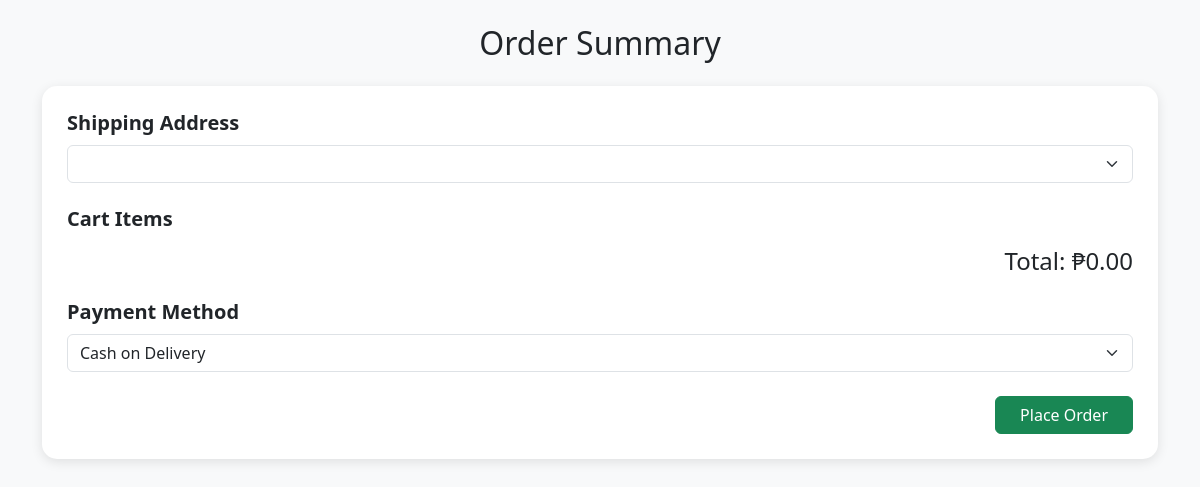
The page /ordersummary.php?user_id=6 on the database as committed earlier.
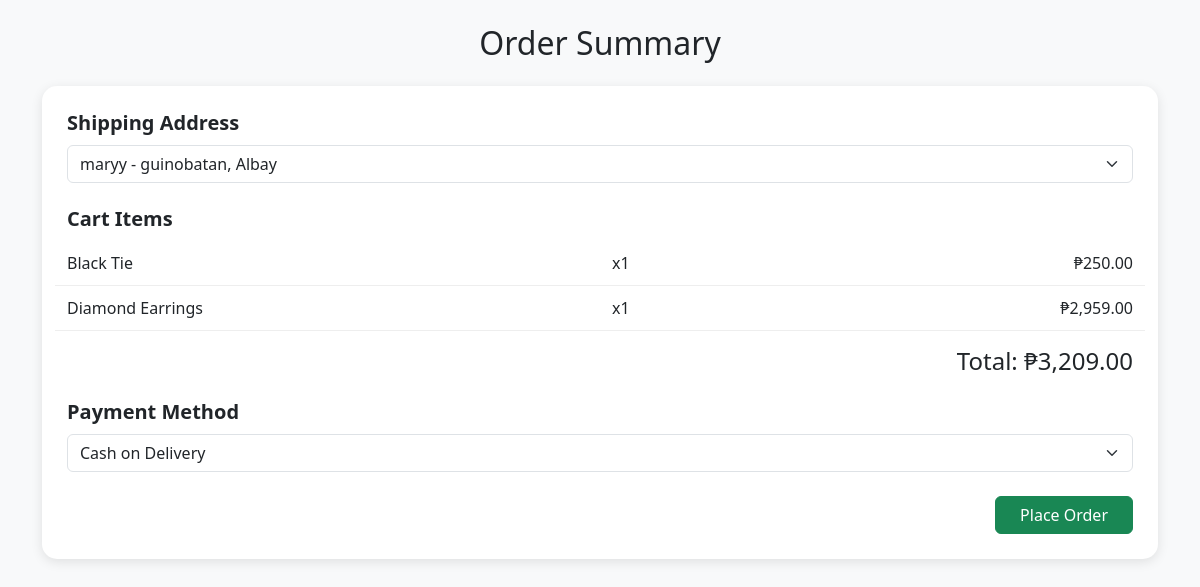
The same page on the database as committed later.
### tables this page shows
CREATE TABLE `cart_items` (
  `cart_item_id` int(11) NOT NULL,
  `cart_id` int(11) NOT NULL,
  `item_id` int(11) NOT NULL,
  `quantity` int(11) NOT NULL DEFAULT 1,
  `added_at` timestamp NOT NULL DEFAULT current_timestamp()
);

CREATE TABLE `items` (
  `item_id` int(11) NOT NULL,
  `item_name` varchar(150) NOT NULL,
  `item_sku` varchar(50) DEFAULT NULL,
  `item_description` text DEFAULT NULL,
  `item_price` decimal(10,2) NOT NULL,
  `discount_price` decimal(10,2) DEFAULT NULL,
  `category_id` int(11) DEFAULT NULL,
  `is_on_sale` char(1) DEFAULT 'N' CHECK (`is_on_sale` in ('Y','N')),
  `stock` int(11) DEFAULT 0,
  `image_url` varchar(255) DEFAULT NULL,
  `date_added` timestamp NOT NULL DEFAULT current_timestamp()
);

### sql_utils.php (called while the page is built, shortened)
<?php
function bind_params_stmt($stmt, &$params){
    $types = '';
    foreach ($params as $p){
        if (is_int($p)) $types .= 'i';
        elseif (is_float($p) || is_double($p)) $types .= 'd';
        else $types .= 's';
    }
    $refs = [];
    $refs[] = & $types;
    foreach ($params as $k => &$v) $refs[] = & $v;
    call_user_func_array([$stmt, 'bind_param'], $refs);
}
function db_query_all($sql, $params = []){
    $conn = db_connect();
    $stmt = mysqli_prepare($conn, $sql);
    if (!empty($params)) bind_params_stmt($stmt, $params);
    if (!mysqli_stmt_execute($stmt)) { $err = mysqli_stmt_error($stmt); mysqli_stmt_close($stmt); throw new Exception($err); }
    $res = mysqli_stmt_get_result($stmt);
    $rows = mysqli_fetch_all($res, MYSQLI_ASSOC);
    return $rows;
}
?>

### cart.php (called while the page is built, shortened)
<?php
require_once __DIR__ . '/sql_utils.php';
function get_cart_items_db($user_id){
    $cart = db_query_one('SELECT cart_id FROM carts WHERE user_id = ?', [$user_id]);
    if (!$cart) return [];
    $cart_id = (int)$cart['cart_id'];
    return db_query_all(
        'SELECT ci.cart_item_id, ci.cart_id, ci.item_id, ci.quantity, i.item_name, i.item_price, i.stock
         FROM cart_items ci
         JOIN items i ON i.item_id = ci.item_id
         WHERE ci.cart_id = ?',
        [$cart_id]
    );
}
?>

### ordersummary.php (the view, shortened to what this page needs)
<?php
require_once __DIR__ . '/sql_utils.php';
require_once __DIR__ . '/cart.php';
$user_id = isset($_GET['user_id']) ? (int)$_GET['user_id'] : null;
$addresses = db_query_all("SELECT * FROM shipping_addresses WHERE user_id = ?", [$user_id]);
$items = get_cart_items_db($user_id);
$total = 0;
foreach ($items as &$it) {
    $it['subtotal'] = $it['item_price'] * $it['quantity'];
    $total += $it['subtotal'];
}
?>
<!DOCTYPE html>
<html lang="en">
<head>
<link href="https://cdn.jsdelivr.net/npm/bootstrap@5.3.2/dist/css/bootstrap.min.css" rel="stylesheet">
</head>
<body>
<div class="container py-4">
    <h2 class="mb-4 text-center">Order Summary</h2>
    <div class="summary-box mb-4">
        <h5 class="section-title">Shipping Address</h5>
        <select id="shipping_id" class="form-select mb-3">
            <?php foreach($addresses as $a): ?>
                <option value="<?= $a['address_id'] ?>">
                    <?= htmlspecialchars($a['recipient_name']) ?> -
                </option>
            <?php endforeach; ?>
        </select>
        <h5 class="section-title mt-4">Cart Items</h5>
        <?php foreach($items as $c): ?>
            <div class="row cart-item">
                <div class="col-6"><?= htmlspecialchars($c['item_name']) ?></div>
                <div class="col-2">x<?= $c['quantity'] ?></div>
                <div class="col-4 text-end">₱<?= number_format($c['subtotal'], 2) ?></div>
            </div>
        <?php endforeach; ?>
        <h4 class="text-end mt-3">Total: ₱<?= number_format($total, 2) ?></h4>
        <h5 class="section-title mt-4">Payment Method</h5>
        <select id="payment_method" class="form-select">
            <option value="cash_on_delivery">Cash on Delivery</option>
        </select>
        <div class="mt-4 text-end">
            <button class="btn btn-success px-4" onclick="placeOrder()">
                Place Order
            </button>
        </div>
    </div>
</div>
</body>
</html>

### ordersummary.php (style rules this page uses)
body { background: #f8f9fa; }
.summary-box { background: white; padding: 25px; border-radius: 15px; box-shadow: 0 3px 12px rgba(0,0,0,0.1); }
.section-title { font-weight: 600; margin-bottom: 10px; }
.cart-item { border-bottom: 1px solid #eee; padding: 10px 0; }

Rows that differ between the two databases and show on the page:
added cart_items: item.item_name "Black Tie", quantity "1", subtotal "250.00"
added cart_items: item.item_name "Diamond Earrings", quantity "1", subtotal "2,959.00"
Other text that changed with them:
form field value: (not shown) → "maryy - guinobatan, Albay"
$total: "0.00" → "3,209.00"
